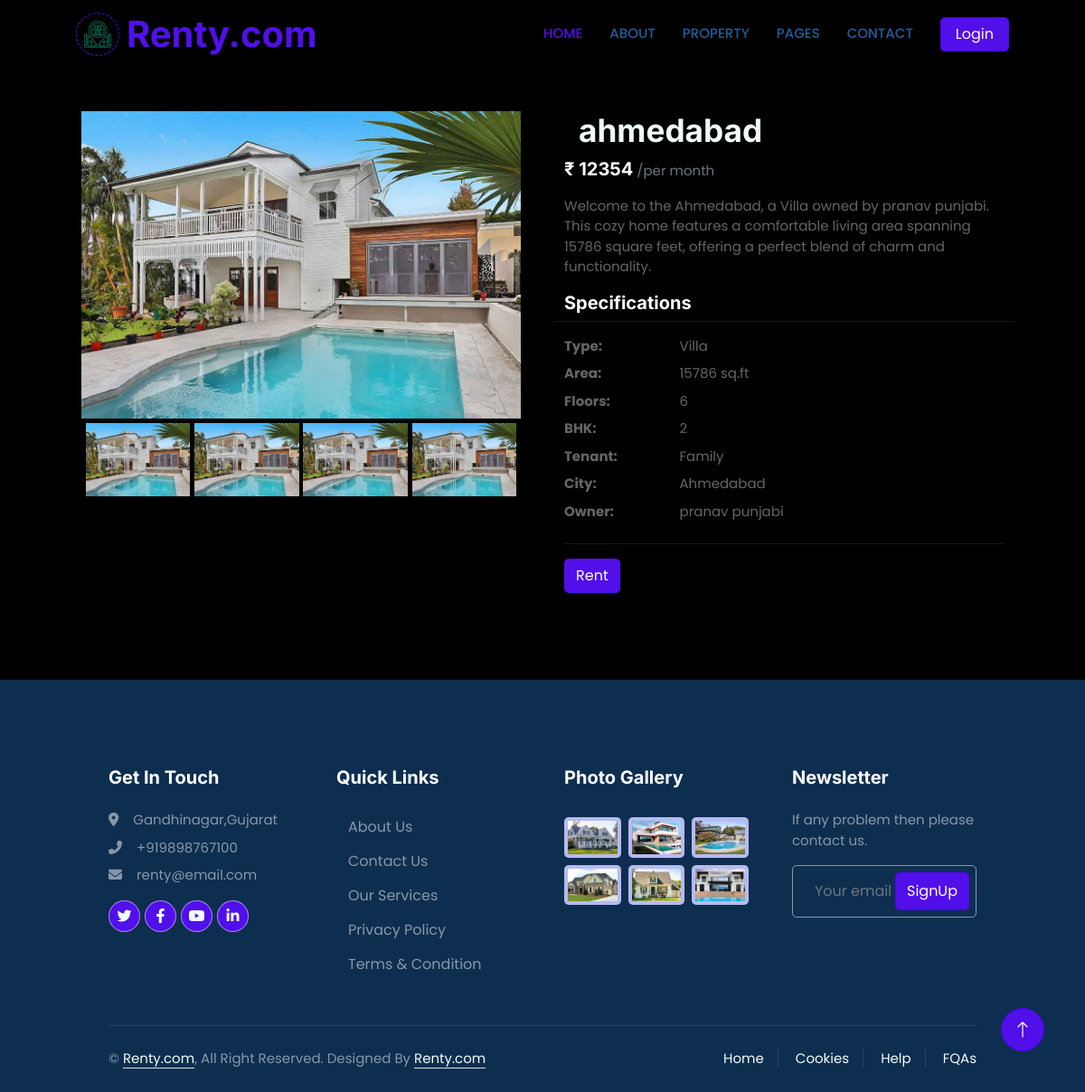
The page /propdetails/6 on the database its author committed.
### renty/models.py (models this page shows, shortened)
class Property_Details(models.Model):
    fullname = models.CharField( max_length=100,null=False,blank=False)
    dob = models.DateField( max_length=100,null=False,blank=False)
    email = models.CharField( max_length=100,null=False,blank=False)
    mob_number = models.CharField( max_length=100,null=False,blank=False)
    gender = models.CharField( max_length=100,null=False,blank=False)
    Occupation = models.CharField( max_length=100,null=False,blank=False)
    id_type = models.CharField( max_length=100,null=False,blank=False)
    id_num = models.CharField( max_length=100,null=False,blank=False)
    issue_auth = models.CharField( max_length=100,null=False,blank=False)
    issue_state = models.CharField( max_length=100,null=False,blank=False)
    issue_date = models.DateField( max_length=100,null=False,blank=False)
    exp_date = models.DateField( max_length=100,null=False,blank=False)
    price = models.CharField( max_length=100,null=False,blank=False)
    prop_type = models.CharField( max_length=100,null=False,blank=False)
    bedroom_no = models.CharField( max_length=100,null=False,blank=False)
    floors = models.CharField( max_length=100,null=False,blank=False)
    area = models.CharField( max_length=100,null=False,blank=False)
    address = models.CharField( max_length=100,null=False,blank=False)
    tenant_type = models.CharField( max_length=100,null=False,blank=False)
    prop_img1 = models.ImageField(null=True, blank=True, upload_to='property')
    city = models.CharField( max_length=100,null=True,blank=False)

### renty/views.py (the view)
# urls.py: path("propdetails/<int:id>",views.prop_detail_view,name='property_details'),
def prop_detail_view(request,id):
    prop = Property_Details.objects.get(id=id)
    currency = 'INR'
    amount = 20000  # Rs. 200
    razorpay_order = razorpay_client.order.create(dict(amount=amount,currency=currency,payment_capture='0'))
    razorpay_order_id = razorpay_order['id']
    callback_url = 'paymenthandler/'
    context = {}
    context['razorpay_order_id'] = razorpay_order_id
    context['razorpay_merchant_key'] = settings.RAZOR_KEY_ID
    context['razorpay_amount'] = amount
    context['currency'] = currency
    context['callback_url'] = callback_url
    context['prop'] = prop
    return render(request,"rent_info.html",context)

### renty/templates/rent_info.html (shortened to what this page needs)
{% load static %}
<!DOCTYPE html>
<html lang="en">
<head>
    <link rel="stylesheet" href="https://cdnjs.cloudflare.com/ajax/libs/font-awesome/6.4.0/css/all.min.css" />
    <link rel="stylesheet" href="https://cdnjs.cloudflare.com/ajax/libs/font-awesome/6.4.0/css/all.min.css"
 />
    <link href="https://cdnjs.cloudflare.com/ajax/libs/font-awesome/5.10.0/css/all.min.css" rel="stylesheet">
    <link href="https://cdn.jsdelivr.net/npm/bootstrap-icons@1.4.1/font/bootstrap-icons.css" rel="stylesheet">
    <link href="{% static 'lib/animate/animate.min.css' %}" rel="stylesheet">
    <link href="{% static 'lib/owlcarousel/assets/owl.carousel.min.css' %}" rel="stylesheet">
    <link href="{% static 'css/bootstrap.min.css' %}" rel="stylesheet">
    <link href="{% static 'css/style4.css' %}" rel="stylesheet">
</head>
<body>
    <div class="container-xxl bg-white p-0">
        <div class="container-fluid nav-bar bg-transparent">
            <nav class="navbar navbar-expand-lg bg-white navbar-light py-0 px-4">
                <a href="/" class="navbar-brand d-flex align-items-center text-center">
                    <div class="icon p-2 me-2">
                        <img class="img-fluid" src="{% static 'img\icon-housing.png' %}" alt="Icon"
                            style="width: 30px; height: 30px;">
                    </div>
                    <h1 class="m-0 text-primary">Renty.com</h1>
                </a>
                <div class="collapse navbar-collapse" id="navbarCollapse">
                    <div class="navbar-nav ms-auto">
                        <a href="/" class="nav-item nav-link active">Home</a>
                        <a href="/#developer" class="nav-item nav-link">About</a>
                        <div class="nav-item dropdown">
                            <a href="#" class="nav-link " data-bs-toggle="dropdown">Property</a>
                        </div>
                        <div class="nav-item dropdown">
                            <a href="#" class="nav-link " data-bs-toggle="dropdown">Pages</a>
                        </div>
                        <a href="{% url "conpage" %}" class="nav-item nav-link">Contact</a>
                    </div>
                    {% if request.user.is_authenticated %}
                    <div class="profile-dropdown">
                        <div onclick="toggle()"     class="user-info d-flex align-items-center">
                            <div class="profile-img">
                                <i class="fa-solid fa-circle"><img src="{{request.user.profile.image.url}}"></i>
                            </div>
                            <span>{{request.user}}
                                <i class="fa-solid fa-angle-down"></i>
                            </span>
                        </div>
                        <ul class="profile-dropdown-list">
                            <li class="profile-dropdown-list-item">
                                <a href="{% url "addprop_page" %}">
                                    <i class="fa-solid fa-sliders"></i>
                                    Add Properties
                                </a>
                            </li>
                            <li class="profile-dropdown-list-item">
                                <a href="{% url "conpage" %}">
                                    <i class="fa-regular fa-circle-question"></i>
                                    Help & Support
                                </a>
                            </li>
                            <hr />
                            <li class="profile-dropdown-list-item">
                                <a href="{% url "user_logout" %}">
                                    <i class="fa-solid fa-arrow-right-from-bracket"></i>
                                    Log out
                                </a>
                            </li>
                        </ul>
                    </div>
                        {% comment %} <a href="{% url 'user_logout' %}" class="btn btn-primary px-3 d-none d-lg-flex">Logout</a> {% endcomment %}
                    {% else %}
                        <a href="{% url 'user_login' %}" class="btn btn-primary px-3 d-none d-lg-flex">Login</a>
                    {% endif %}
                </div>
            </nav>
        </div>
<section class="py-5">
    <div class="container">
      <div class="row gx-5">
        <aside class="col-lg-6">
          <div class="propertyinfo-imgs">
            <div class="img-display">
                <div class="img-showcase">
                    <img src="{{prop.prop_img1.url}}" alt="property image" class="img-showcase">
                </div>
            </div>
            <div class="img-select">
                <div class="img-item">
                    <a href="#" data-id="1">
                        <img src="{{prop.prop_img1.url}}" alt="property image"
                            class="image-property">
                    </a>
                </div>
                <div class="img-item">
                    <a href="#" data-id="2">
                        <img src="{{prop.prop_img1.url}}" alt="property image"
                            class="image-property">
                    </a>
                </div>
                <div class="img-item">
                    <a href="#" data-id="3">
                        <img src="{{prop.prop_img1.url}}" alt="property image"
                            class="image-property">
                    </a>
                </div>
                <div class="img-item">
                    <a href="#" data-id="4">
                        <img src="{{prop.prop_img1.url}}" alt="property image"
                            class="image-property">
                    </a>
                </div>
            </div>
        </div>
        </aside>
        <main class="col-lg-6">
          <div class="ps-lg-3">
            <h4 class="title text-light">
                 {{prop.address}}
            </h4>
            </div>
            <div class="mb-3">
              <span class="h5">₹ {{prop.price}}</span>
              <span class="text-muted">/per month</span>
            </div>
            <p>
                Welcome to the {{prop.city}}, a {{prop.prop_type}} owned by {{prop.fullname}}. This cozy home features a comfortable living area spanning {{prop.area}} square feet, offering a perfect blend of charm and functionality.
            </p>
            <div class="row">
                <span class="h5"> Specifications</span>
            <hr />
              <dt class="col-3">Type:</dt>
              <dd class="col-9">{{prop.prop_type}}</dd>
              <dt class="col-3">Area:</dt>
              <dd class="col-9">{{prop.area}} sq.ft</dd>
              <dt class="col-3">Floors:</dt>
              <dd class="col-9">{{prop.floors}}</dd>
              <dt class="col-3">BHK:</dt>
              <dd class="col-9">{{prop.bedroom_no}}</dd>
              <dt class="col-3">Tenant:</dt>
              <dd class="col-9">{{prop.tenant_type}}</dd>
              <dt class="col-3">City:</dt>
              <dd class="col-9">{{prop.city}}</dd>
              <dt class="col-3">Owner:</dt>
              <dd class="col-9">{{prop.fullname}}</dd>
            </div>
            <hr />
            <button href="#" class="btn" onclick="oppay()" href=> Rent </button>
          </div>
      </div>
    </div>
  <div class="container-fluid bg-dark text-white-50 footer pt-5 mt-5 wow fadeIn" data-wow-delay="0.1s">
    <div class="container py-5">
        <div class="row g-5">
            <div class="col-lg-3 col-md-6">
                <h5 class="text-white mb-4">Get In Touch</h5>
                <p class="mb-2"><i class="fa fa-map-marker-alt me-3"></i>Gandhinagar,Gujarat</p>
                <p class="mb-2"><i class="fa fa-phone-alt me-3"></i>+919898767100</p>
                <p class="mb-2"><i class="fa fa-envelope me-3"></i>renty@email.com</p>
                <div class="d-flex pt-2">
                    <a class="btn btn-outline-light btn-social" href=""><i class="fab fa-twitter"></i></a>
                    <a class="btn btn-outline-light btn-social" href=""><i class="fab fa-facebook-f"></i></a>
                    <a class="btn btn-outline-light btn-social" href=""><i class="fab fa-youtube"></i></a>
                    <a class="btn btn-outline-light btn-social" href=""><i class="fab fa-linkedin-in"></i></a>
                </div>
            </div>
            <div class="col-lg-3 col-md-6">
                <h5 class="text-white mb-4">Quick Links</h5>
                <a class="bttn btn-link text-white-50" href="">About Us</a>
                <a class="bttn btn-link text-white-50" href="contact.html">Contact
                    Us</a>
                <a class="bttn btn-link text-white-50" href="">Our Services</a>
                <a class="bttn btn-link text-white-50" href="">Privacy Policy</a>
                <a class="bttn btn-link text-white-50" href="">Terms & Condition</a>
            </div>
            <div class="col-lg-3 col-md-6">
                <h5 class="text-white mb-4">Photo Gallery</h5>
                <div class="row g-2 pt-2">
                    <div class="col-4">
                        <img class="img-fluid rounded bg-light p-1" src="{% static "img/property-1.jpg" %}" alt="">
                    </div>
                    <div class="col-4">
                        <img class="img-fluid rounded bg-light p-1" src="{% static "img/property-2.jpg" %}" alt="">
                    </div>
                    <div class="col-4">
                        <img class="img-fluid rounded bg-light p-1" src="{% static "img/property-3.jpg" %}" alt="">
                    </div>
                    <div class="col-4">
                        <img class="img-fluid rounded bg-light p-1" src="{% static "img/property-4.jpg" %}" alt="">
                    </div>
                    <div class="col-4">
                        <img class="img-fluid rounded bg-light p-1" src="{% static "img/property-5.jpg" %}" alt="">
                    </div>
                    <div class="col-4">
                        <img class="img-fluid rounded bg-light p-1" src="{% static "img/property-6.jpg" %}" alt="">
                    </div>
                </div>
            </div>
            <div class="col-lg-3 col-md-6">
                <h5 class="text-white mb-4">Newsletter</h5>
                <p>If any problem then please contact us.</p>
                <div class="position-relative mx-auto" style="max-width: 400px;">
                    <input class="form-control bg-transparent w-100 py-3 ps-4 pe-5" type="text"
                        placeholder="Your email">
                    <button type="button"
                        class="btn btn-primary py-2 position-absolute top-0 end-0 mt-2 me-2">SignUp</button>
                </div>
            </div>
        </div>
    </div>
    <div class="container">
        <div class="copyright">
            <div class="row">
                <div class="col-md-6 text-center text-md-start mb-3 mb-md-0">
                    &copy; <a class="border-bottom" href="/">Renty.com</a>, All Right Reserved.
                    Designed By <a class="border-bottom" href="/">Renty.com</a>
                </div>
                <div class="col-md-6 text-center text-md-end">
                    <div class="footer-menu">
                        <a href="/">Home</a>
                        <a href="">Cookies</a>
                        <a href="/contact">Help</a>
                        <a href="">FQAs</a>
                    </div>
                </div>
            </div>
        </div>
    </div>
</div>
<a href="#" class="btn btn-lg btn-primary btn-lg-square back-to-top"><i class="bi bi-arrow-up"></i></a>
</body>
</html>

### rows shown on the page
Property_Details: prop_img1 (picture), address "ahmedabad", price "12354", city "Ahmedabad", prop_type "Villa", fullname "pranav punjabi", area "15786", floors "6", bedroom_no "2", tenant_type "Family"
